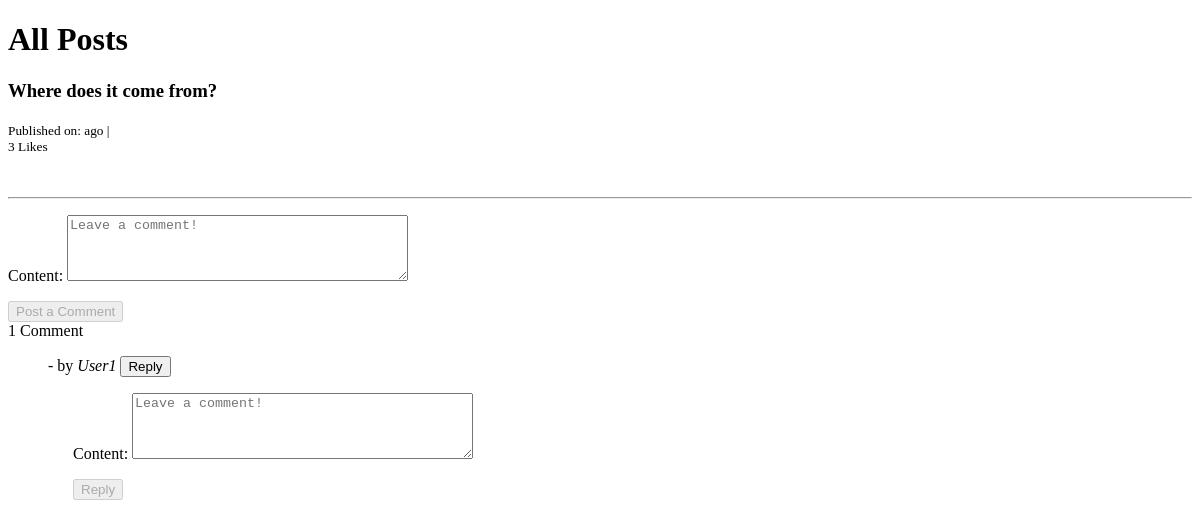
/blog/where-does-it-come/, run on an earlier commit of the app's database.
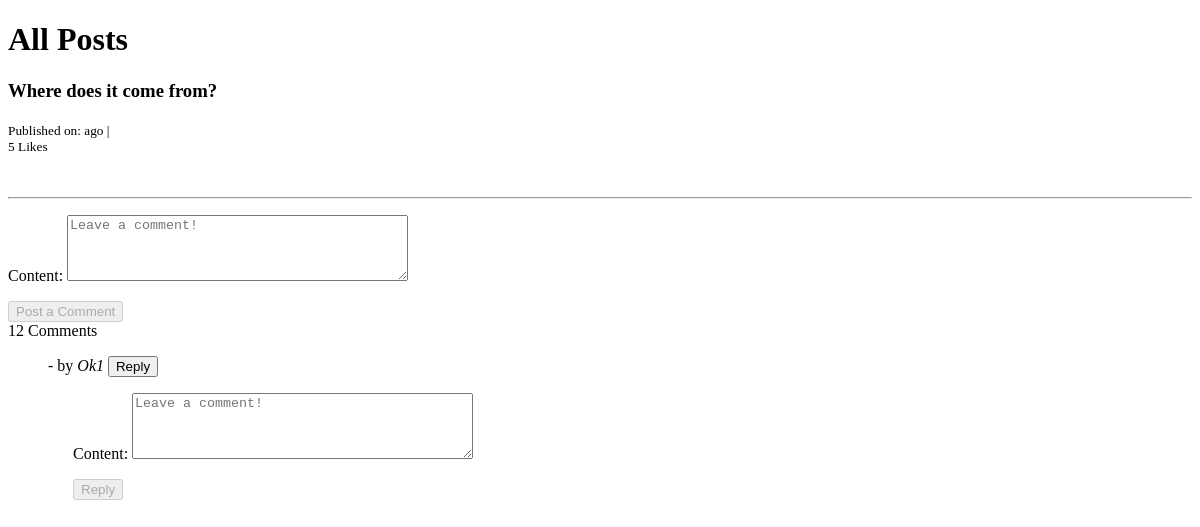
And on a later commit of the database.
### djaxifyapp/models.py (models this page shows, shortened)
class Comment(models.Model):
    user = models.ForeignKey(User, on_delete=models.CASCADE)
    timestamp = models.DateTimeField(auto_now_add=True)
    content = models.TextField()
    parent = models.ForeignKey('self',  null=True, blank=True, on_delete=models.CASCADE, related_name='replies')
    post = models.ForeignKey(
        'Post', related_name='comments', on_delete=models.CASCADE)
    objects = CommentManager()
    class Meta:
        ordering = ['-timestamp']
    def children(self): #replies
        return Comment.objects.filter(parent=self)

### djaxifyapp/views.py (the view, shortened to what this page needs)
# urls.py: path('<slug:slug>/', post_detail, name='post-detail'),
def post_detail(request, slug=None):
    post = get_object_or_404(Post, slug=slug)
    comment_form = CommentForm(request.POST or None)
    is_liked = False
    if post.likes.filter(id=request.user.id).exists():
        is_liked = True
    context = {
        'post': post,
        'is_liked': is_liked,
        'comments': post.comments.all(),
        'total_likes': post.likes.count(),
        'total_comments': post.comments.count(),
        'comment_form': comment_form,
    }
    if request.is_ajax():
        html = render_to_string('comment_section.html', context, request=request)
        return JsonResponse({'form': html})
    return render(request, 'post_detail.html', context)

### djaxifyapp/forms.py
class CommentForm(forms.ModelForm):
    content = forms.CharField(widget=forms.Textarea(attrs={
        'class': 'form-control',
        'placeholder': 'Leave a comment!',
        'id': 'usercomment',
        'rows': '4'
    }))
    class Meta:
        model = Comment
        fields = ['content', ]

### djaxifyapp/models.py (called while the page is built)
    def all(self):
        qs = super(CommentManager, self).filter(parent=None)
        return qs

### djaxify/templates/post_detail.html (shortened to what this page needs)
{% extends "base.html" %}
{% block content %}
<h1>All Posts</h1>
{% if post %}
<h3>{{post.title}}</h3>
<small>
    <span>Published on:{{post.timestamp|timesince}} ago |&nbsp;
      <div id="like-section">
        {% include 'like_section.html' %}
      </div>
    </span>
</small>
<br>
<hr>
<div id="comment-section">
  {% include 'comment_section.html' %}
</div>
{% endif %}
{% endblock content %}

### djaxify/templates/comment_section.html (shortened to what this page needs)
{% extends "base.html" %}
{% block content %}
<div class="container-fluid mt-2">
        <form method="POST" class="comment-form" action="." > {% csrf_token %}
            {{comment_form.as_p}}
            {% if request.user.is_authenticated %}
            <input type="submit" value="Post a Comment" class="btn btn-outline-success">
            {% else %}
            <input type="submit" value="Post a Comment" class="btn btn-outline-success" disabled>
            {% endif %}
        </form>
    {{ total_comments }} Comment{{ total_comments|pluralize }}
    {% for comment in comments %}
    <blockquote class="blockquote">
        <footer class="blockquote-footer"> - by <cite title="Source Title">{{comment.user|capfirst}}</cite>
            <button type="button" name="button" class="reply-btn btn btn-outline-dark btn-sm ml-2">Reply</button>
        </footer>
        <div class="comment-reply container mt-2">
            <form class="reply-form" method="POST" action=".">
                {{comment_form.as_p}}
                {% if request.user.is_authenticated %}
                <input type="submit" value="Reply" class="btn btn-outline-success">
                {% else %}
                <input type="submit" value="Reply" class="btn btn-outline-success" disabled>
                {% endif %}
            </form>
        </div>
    </blockquote>
    <div class="comment-reply container mt-2" style="display: none;">
    {% endfor %}
    </div>
</div>
{% endblock content %}

What changed in the data, as far as the page shows it:
no longer on this page (row unchanged): Comment: user "User1"
added Comment: user "Ok1"
Also different on the page:
{{ total_likes }}: "3" → "5"
{{ total_comments }}: "1" → "12"
